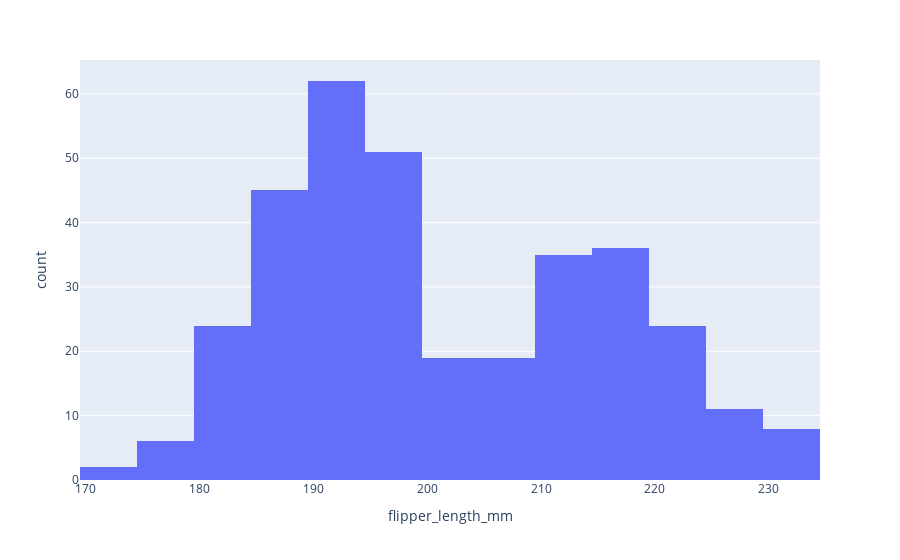

Notebook source saved alongside this figure:
### Code cell
fig = px.histogram(penguins_data, 'flipper_length_mm')
fig.show()

### Figure 1 — Plotly figure (JSON) as saved in the notebook; plotly's stock layout.template omitted (floating-point values rounded to 4 significant figures; data arrays with more than 128 entries replaced by an {"elided": "..."} marker saying what was removed)
{"data": [{"alignmentgroup": "True", "bingroup": "x", "hovertemplate": "flipper_length_mm=%{x}<br>count=%{y}<extra></extra>", "legendgroup": "", "marker": {"color": "#636efa", "pattern": {"shape": ""}}, "name": "", "offsetgroup": "", "orientation": "v", "showlegend": false, "type": "histogram", "x": {"elided": "344 int values"}, "xaxis": "x", "yaxis": "y"}], "layout": {"barmode": "relative", "legend": {"tracegroupgap": 0}, "margin": {"t": 60}, "xaxis": {"anchor": "y", "domain": [0, 1], "title": {"text": "flipper_length_mm"}}, "yaxis": {"anchor": "x", "domain": [0, 1], "title": {"text": "count"}}}}
